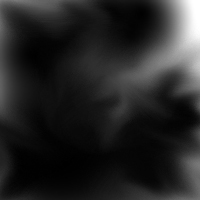
#> input picture image_input/scatter_rate.jpg, 200 x 200 px
$ python scatter.py
#> lines starting #> are read from the running program, lines starting #| are printed output that depends on the picture
import matplotlib.pyplot as plt
import numpy as np
import cv2
import math
import random
import bisect

from itertools import accumulate

class randomScatter():

    def __init__(self, imagePath, dotsCount, randomBias, reverse=False, squared =False):
        self.imagePath = imagePath
        self.dotsCount = dotsCount
        self.randomBias = randomBias
        self.reverse = reverse
        self.squared = squared
        self.position = []
        self.row = []
        self.col = []

    def plotRandomMat(self, shape, ax):
        x = np.random.rand(shape[0])
        y = np.random.rand(shape[0])
        ax = plt.scatter(x,y)
        plt.show()

    def initialise_figure(self):
        self.fig, self.ax = plt.subplots(nrows=1, ncols=1, figsize=(6,6))
        self.ax.set_xlim(left=0, right=self.shape[1])
        self.ax.set_ylim(top=0, bottom=self.shape[0])

    def readImage(self):
        try:
            self.image = cv2.imread(self.imagePath)
#> self.image is the input picture: shape (200, 200, 3); min 0, max 255, mean 37.5
            self.shape = self.image.shape
#> self.shape = (200, 200, 3)
            try:
                if self.shape[2] == 3:
                    self.image = self.image[:,:,0]
#> self.image: shape (200, 200)
                    self.shape = self.image.shape
#> self.shape = (200, 200)
            except:
                pass
        except:
            print(ERROR_MESSAGE)
            print("Check IMAGE_INPUT_PATH! IMAGE_INPUT_PATH='"+ IMAGE_INPUT_PATH + "'.")
            print(ERROR_MESSAGE)
        self.image = (self.image, np.ones(self.shape)*255 - self.image)[self.reverse] #(False, True)[True]
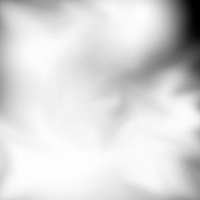
#> self.image: shape (200, 200) float64; min 0, max 255, mean 217.5

    def randomDots(self):
        biasedImage = self.image.flatten() + np.ones(self.shape[0]*self.shape[1])*self.randomBias*255
        if self.squared:
            biasedImage = [item*item for item in biasedImage]
#> biasedImage = 40000 items
        biasedList = list(accumulate(biasedImage))
#> biasedList = 40000 items
        for _ in range(self.dotsCount):
            position = self.getRandomFromList(biasedList)
            self.col += [position % self.shape[0]]
            self.row += [position //self.shape[0]]
#> this loop made 20000 passes
#> (randomNumber in getRandomFromList, index in getRandomFromList, position) on passes 15 to 17: (1.22e+09, 26609, 26609), (494286871.5, 11450, 11450), (1.8e+09, 36507, 36507)
#> after the loop, self.col = 20000 values, max 199 at index 1499, min 0 at index 29, mean 92.25; self.row = 20000 values, max 199 at index 94, min 0 at index 40, mean 106.3

    def getRandomFromList(self, inputList):
        randomNumber = random.random()*inputList[-1]
        index = bisect.bisect_right(inputList, randomNumber)
        return index

    def drawScatter(self, alpha):
#> called with alpha = 0.1
        self.ax = plt.scatter(self.col, self.row, alpha=alpha)
        plt.show()
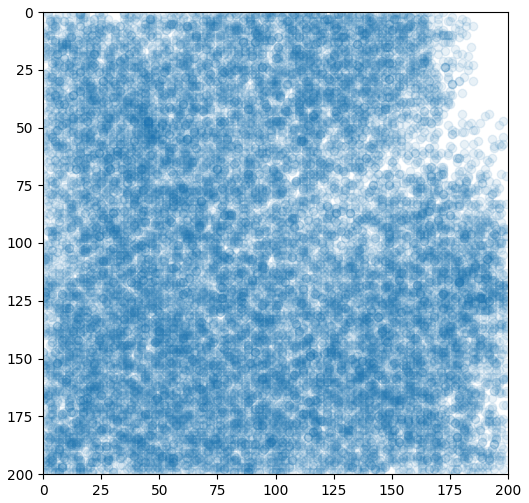
#> figure drawn by matplotlib, 1 panel

ERROR_MESSAGE = '----------------------'

if __name__ == "__main__":
    IMAGE_INPUT_PATH = './image_input/scatter_rate.jpg'

    randomScatterInstance = randomScatter(IMAGE_INPUT_PATH, 20000, 0, reverse=True, squared=True)
    randomScatterInstance.readImage()
    randomScatterInstance.randomDots()
    randomScatterInstance.initialise_figure()
    randomScatterInstance.drawScatter(0.1)
